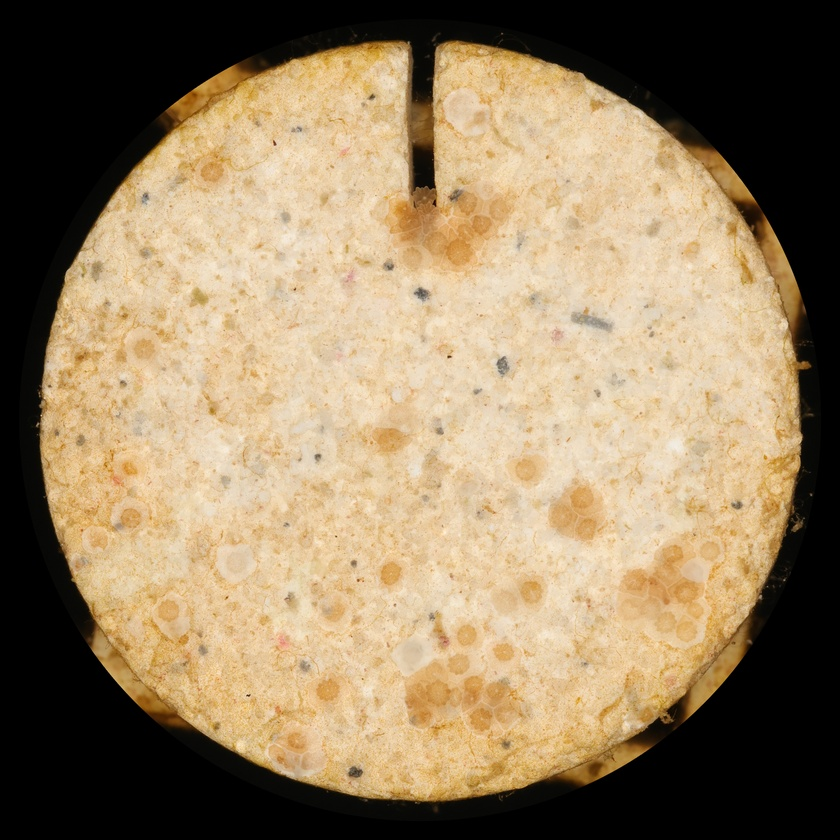
#> input picture examples/input/32_T2_6_timepoint0.JPG, 840 x 840 px, shrunk from 3532 x 3532 before the run
$ python -i edge_detection.py   (imports and definitions only)   (older library calls are emulated)
#> lines starting #> are read from the running program, lines starting #| are printed output that depends on the picture
#> further down, picture is the input picture: shape (840, 840, 3); mean B, G, R 97.7, 127.9, 148.3
from __future__ import annotations
import cv2
import numpy as np

def _grayscale(image: np.ndarray) -> np.ndarray:
    return image if image.ndim == 2 else cv2.cvtColor(image, cv2.COLOR_BGR2GRAY)
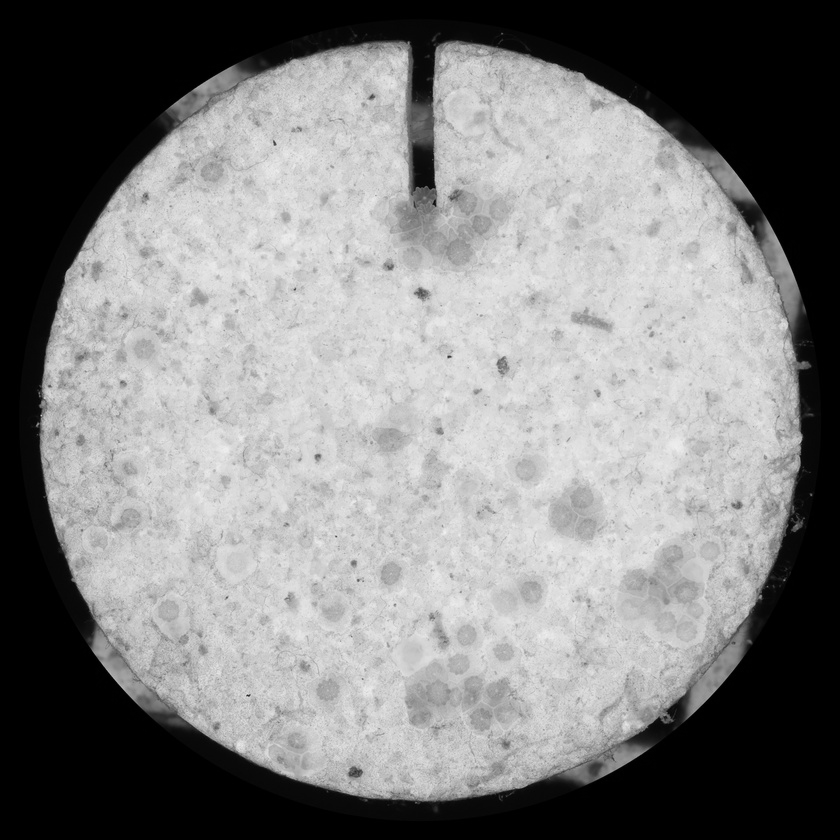
#> returned value: shape (840, 840); min 0, max 241, mean 130.6

def sobel_edges(image: np.ndarray) -> np.ndarray:
    gray=_grayscale(image)
    sx=cv2.Sobel(gray, cv2.CV_64F,1,0,ksize=3)
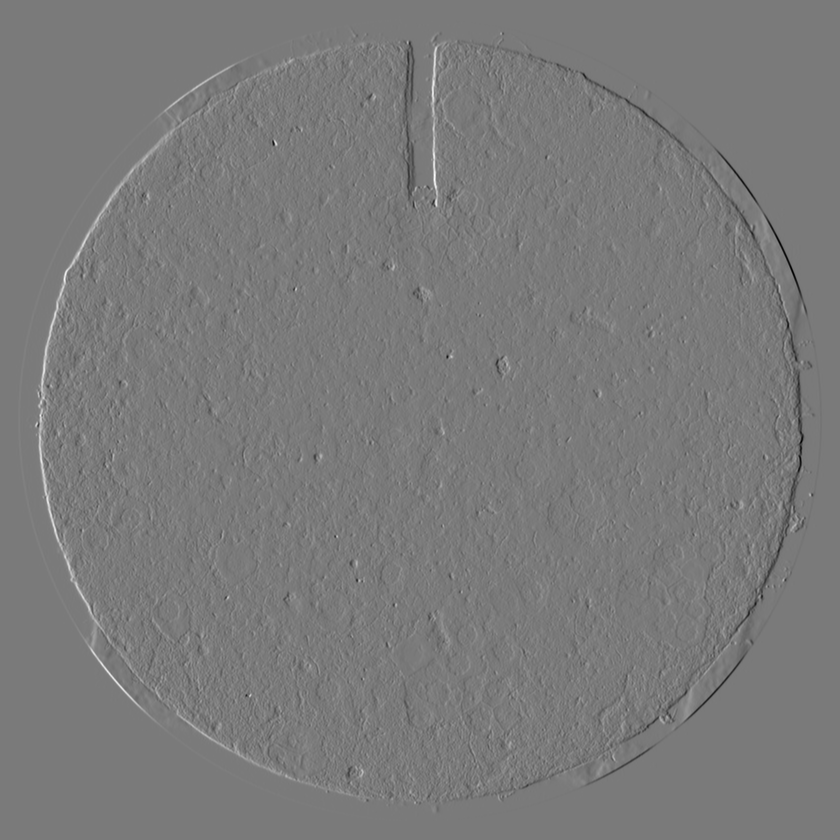
#> sx: shape (840, 840) float64; min -639, max 690, mean 0; drawn with min black and max white
    sy=cv2.Sobel(gray, cv2.CV_64F,0,1,ksize=3)
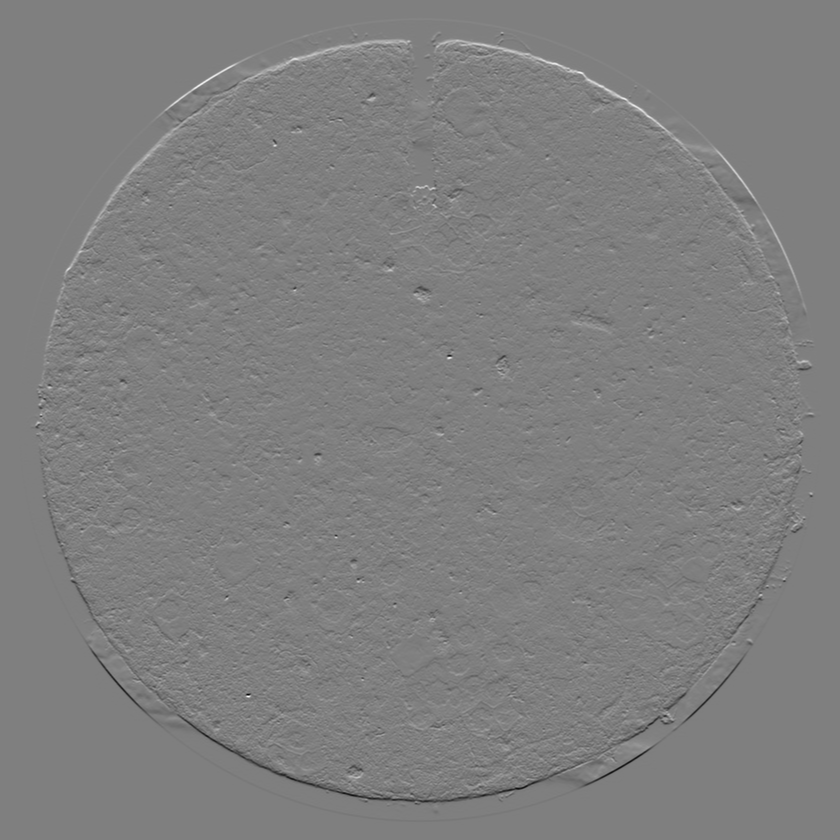
#> sy: shape (840, 840) float64; min -648, max 649, mean 0; drawn with min black and max white
    return cv2.convertScaleAbs(cv2.magnitude(sx,sy))
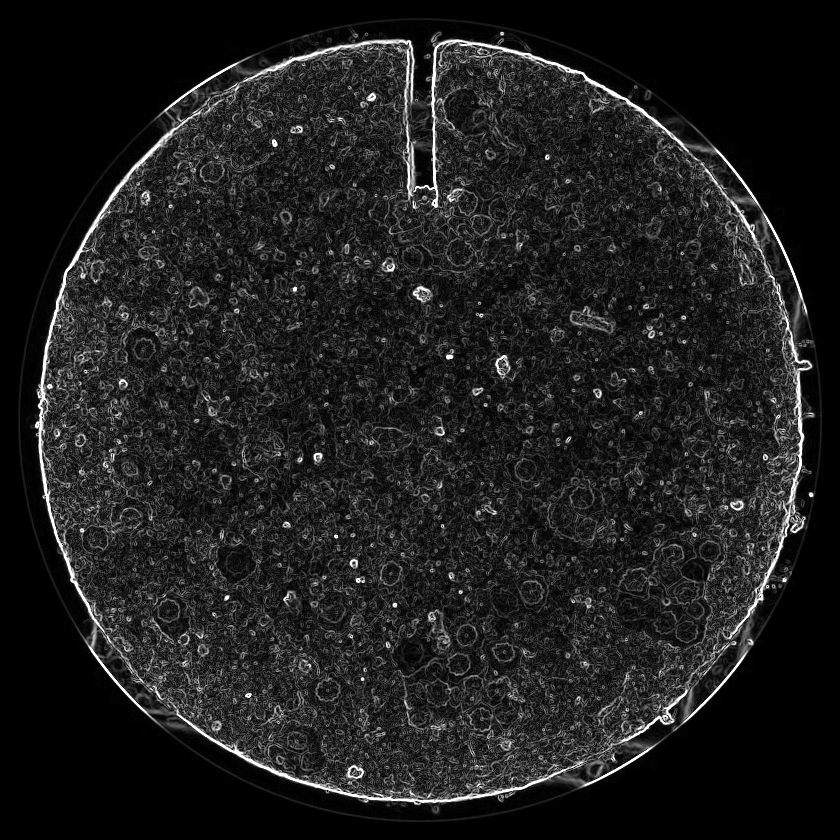
#> returned value: shape (840, 840); min 0, max 255, mean 30.5

def canny_edges(image: np.ndarray, lower_threshold:int=10, upper_threshold:int=35) -> np.ndarray:
    return cv2.Canny(_grayscale(image), lower_threshold, upper_threshold)

>>> import cv2
>>> picture = cv2.imread('../examples/input/32_T2_6_timepoint0.JPG')
>>> result = sobel_edges(picture)

$ run again, on examples/input/32_T2_6_timepoint1.JPG
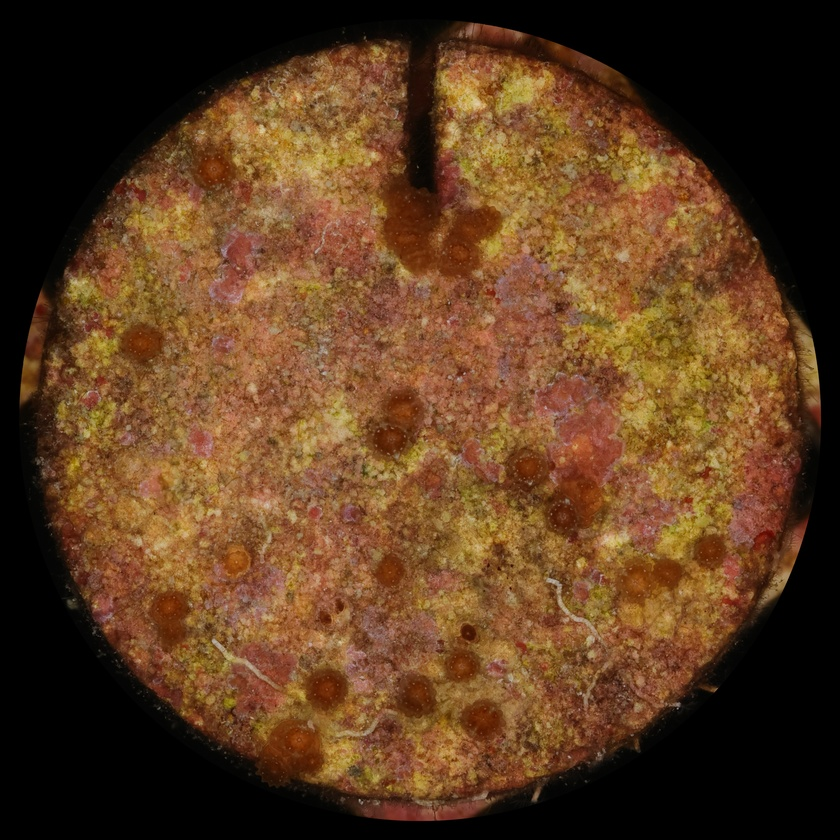
#> input picture examples/input/32_T2_6_timepoint1.JPG, 840 x 840 px, shrunk from 3526 x 3526 before the run
#> picture is the input picture: shape (840, 840, 3); mean B, G, R 31.9, 59.6, 91.7
#> in sobel_edges, `sy=cv2.Sobel(gray, cv2.CV_64F,0,1,ksize=3)`:
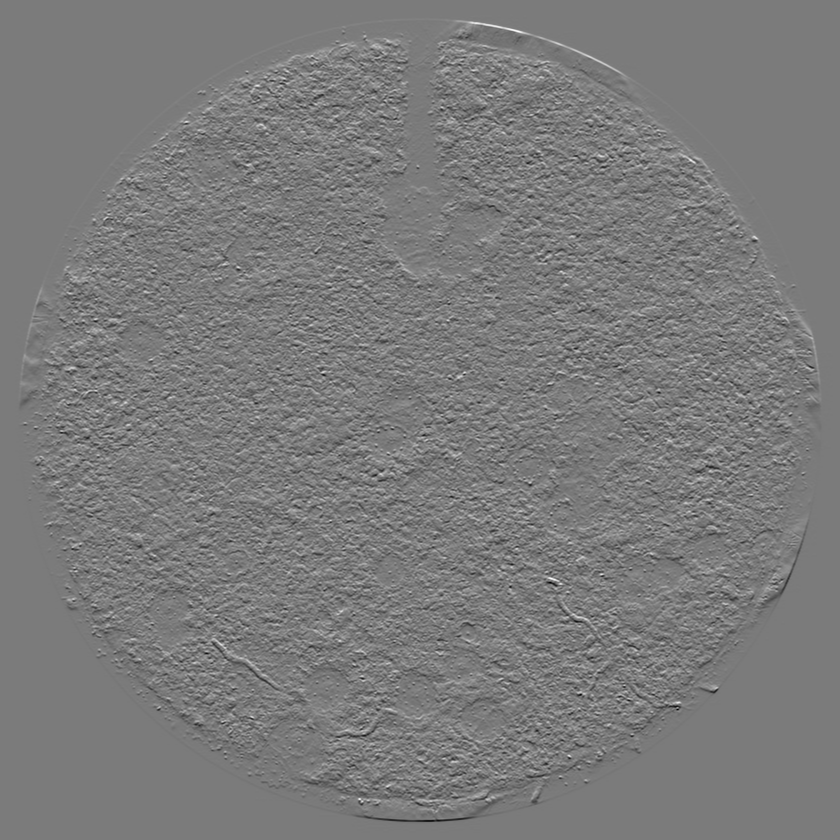
#> sy: shape (840, 840) float64; min -409, max 437, mean 0; drawn with min black and max white
#> in sobel_edges, `return cv2.convertScaleAbs(cv2.magnitude(sx,sy))`:
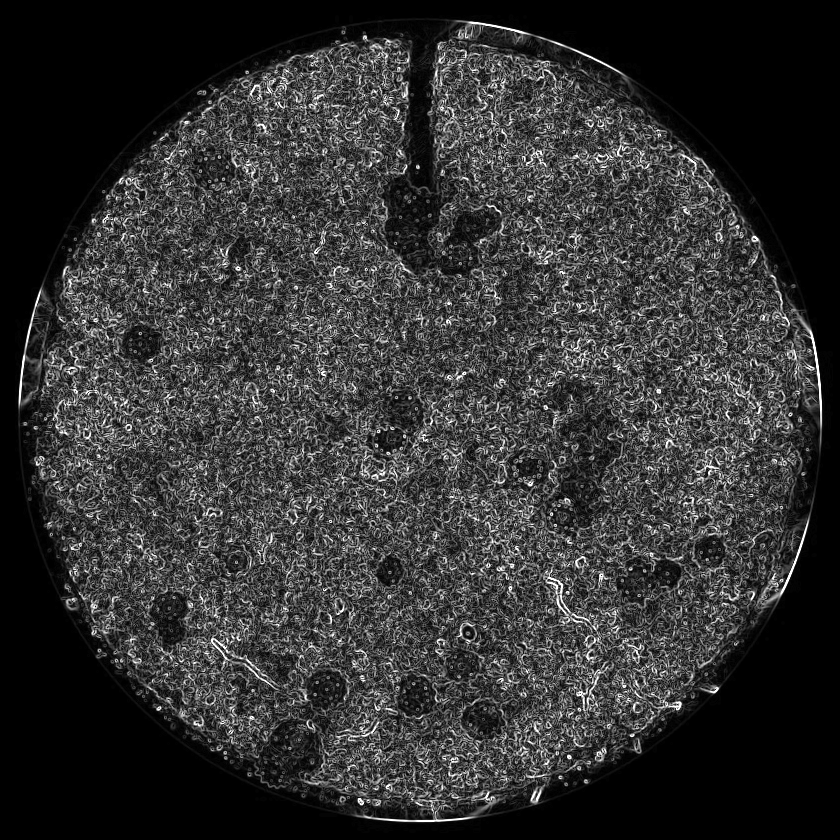
#> returned value: shape (840, 840); min 0, max 255, mean 50.7

$ run again, on examples/input/35_T2_5_timepoint0.JPG
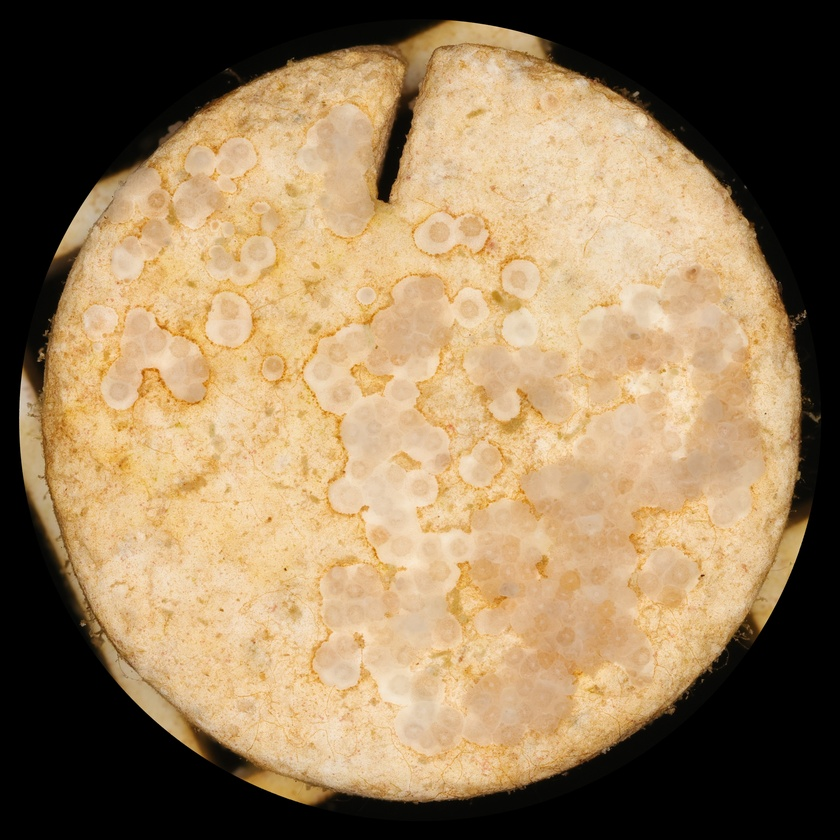
#> input picture examples/input/35_T2_5_timepoint0.JPG, 840 x 840 px, shrunk from 3532 x 3532 before the run
#> picture is the input picture: shape (840, 840, 3); mean B, G, R 91.3, 124.6, 149.3
#> in sobel_edges, `sx=cv2.Sobel(gray, cv2.CV_64F,1,0,ksize=3)`:
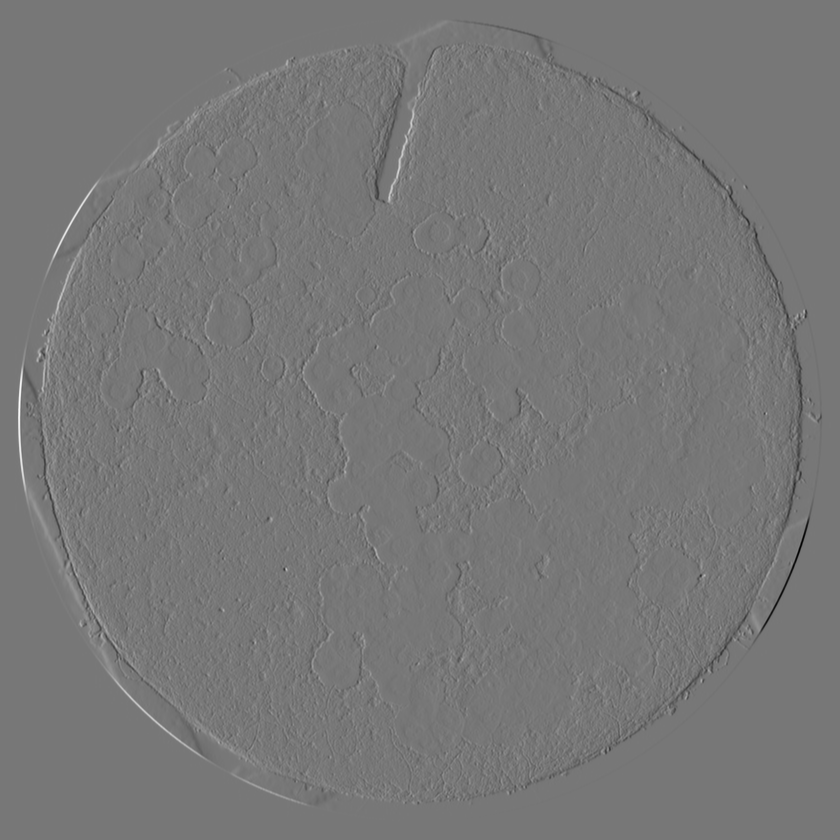
#> sx: shape (840, 840) float64; min -746, max 844, mean 0; drawn with min black and max white
#> in sobel_edges, `return cv2.convertScaleAbs(cv2.magnitude(sx,sy))`:
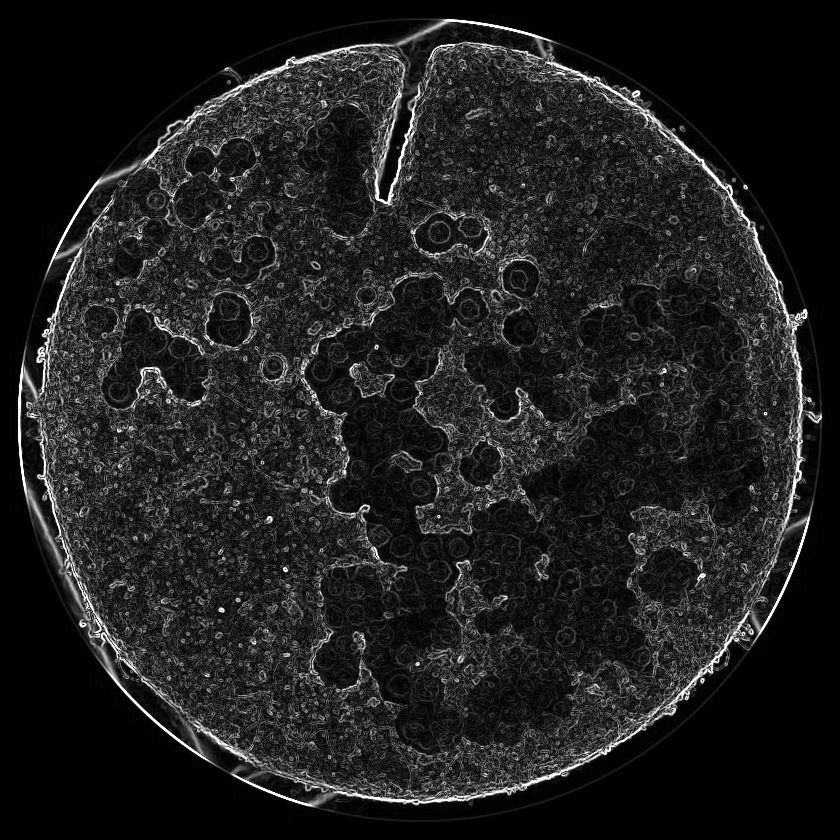
#> returned value: shape (840, 840); min 0, max 255, mean 30.7

$ run again, on examples/input/35_T2_5_timepoint1.JPG
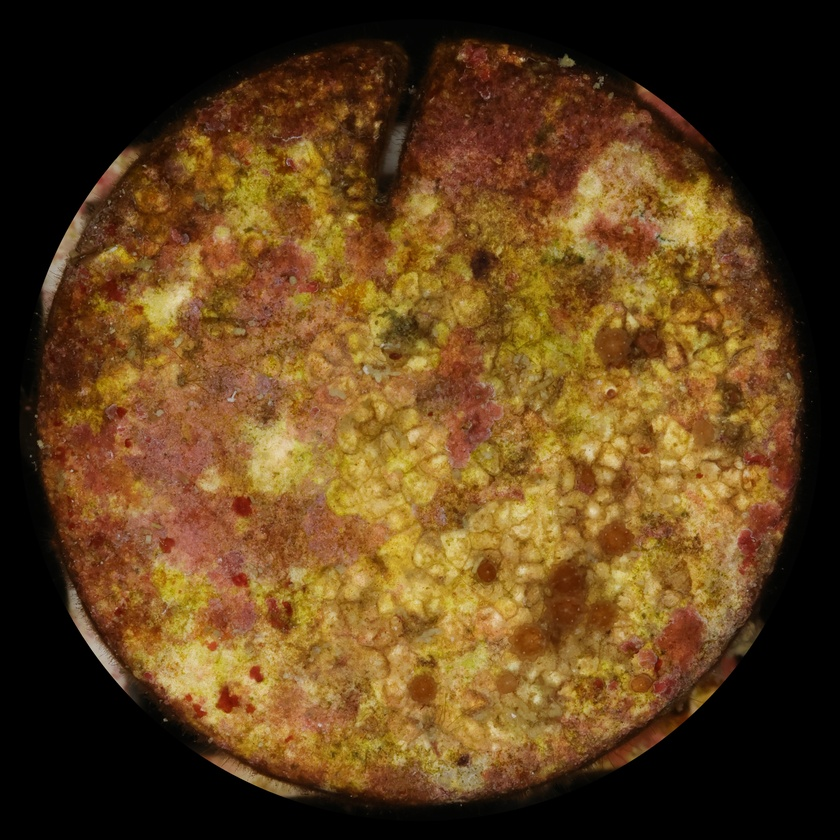
#> input picture examples/input/35_T2_5_timepoint1.JPG, 840 x 840 px, shrunk from 3476 x 3476 before the run
#> picture is the input picture: shape (840, 840, 3); mean B, G, R 28.2, 65, 95.1
#> in sobel_edges, `sy=cv2.Sobel(gray, cv2.CV_64F,0,1,ksize=3)`:
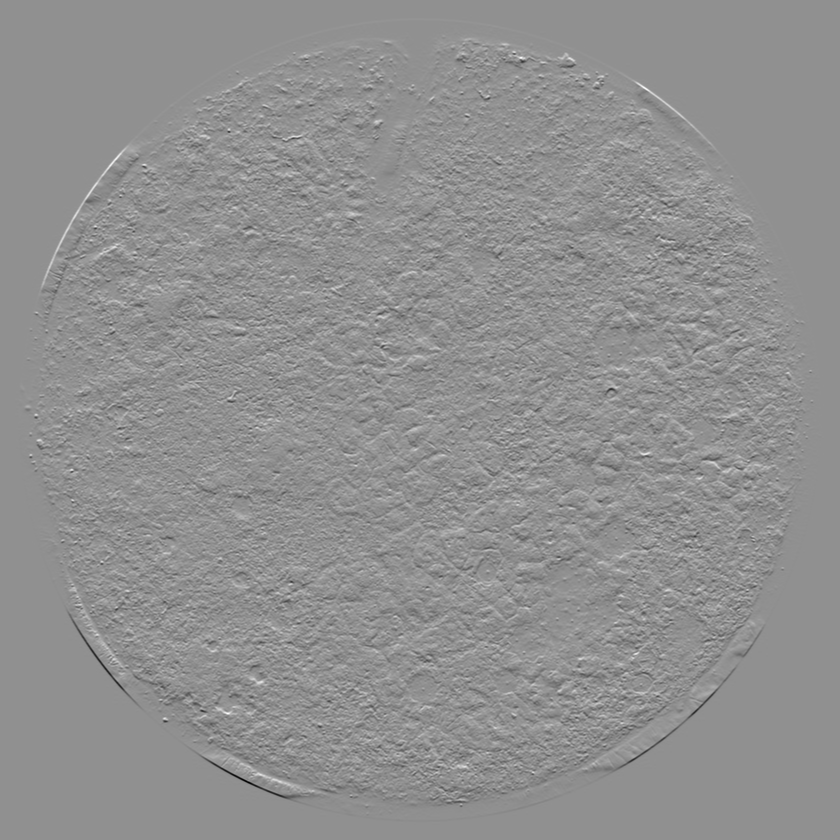
#> sy: shape (840, 840) float64; min -598, max 456, mean 0; drawn with min black and max white
#> in sobel_edges, `return cv2.convertScaleAbs(cv2.magnitude(sx,sy))`:
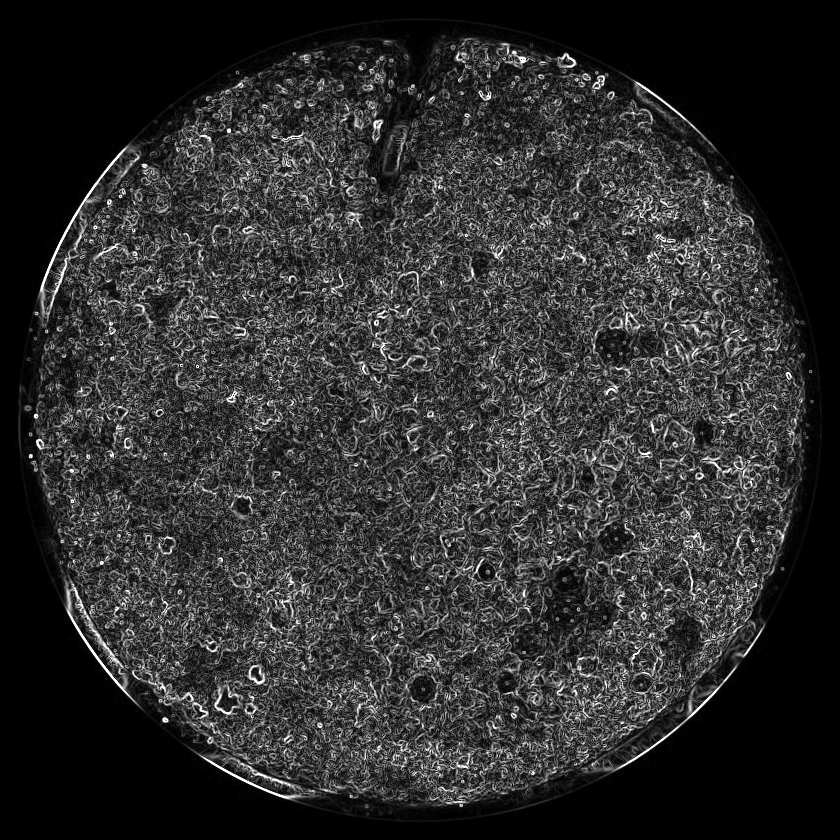
#> returned value: shape (840, 840); min 0, max 255, mean 46.6
